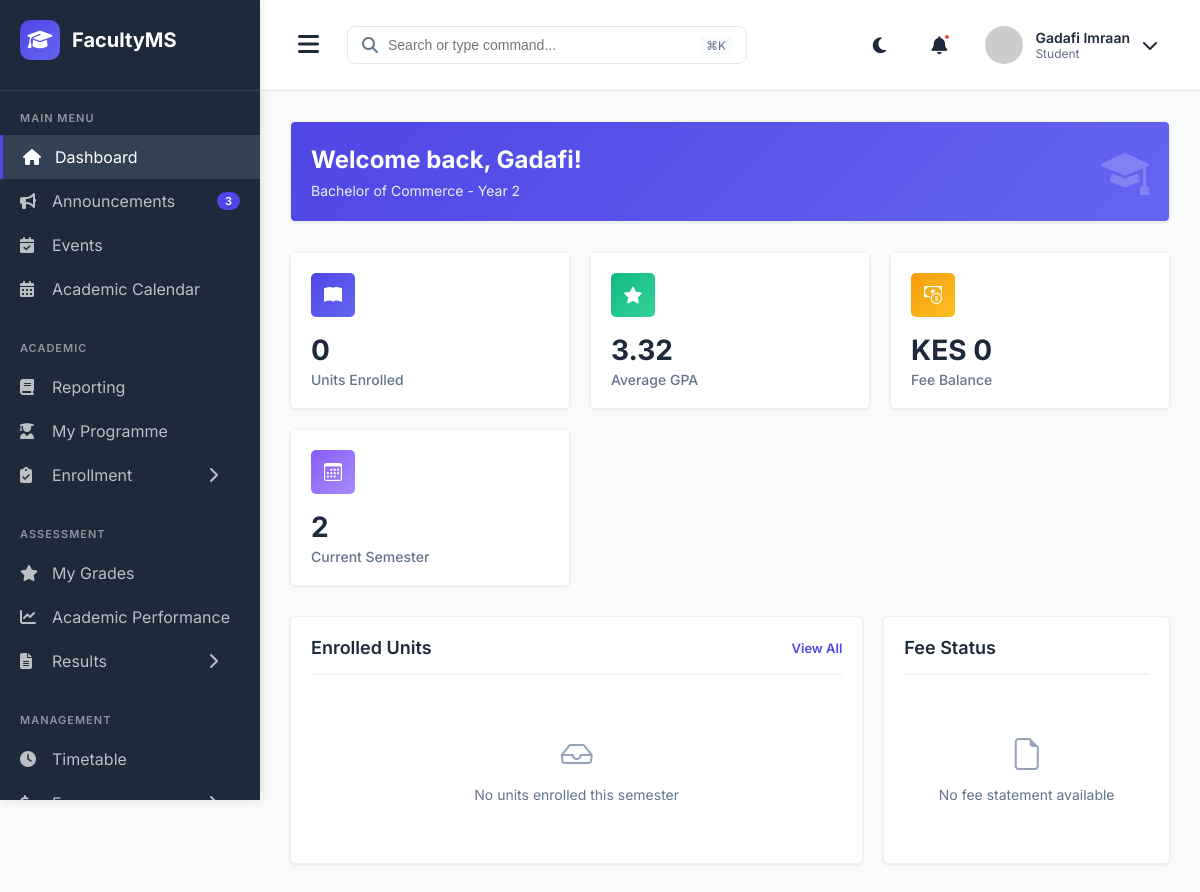
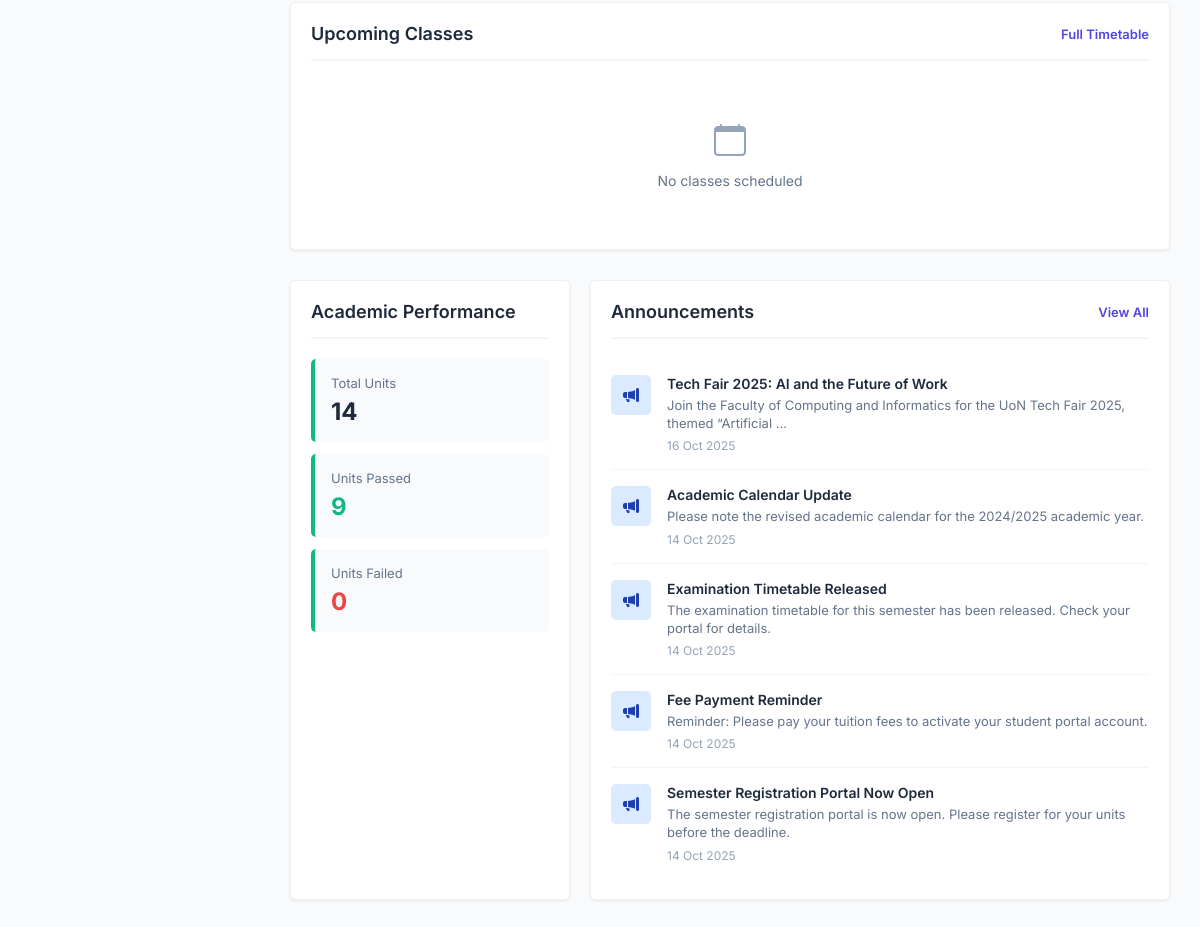
The page /dashboard/student/ (signed in) on the database as committed earlier (2 pictures, top to bottom).
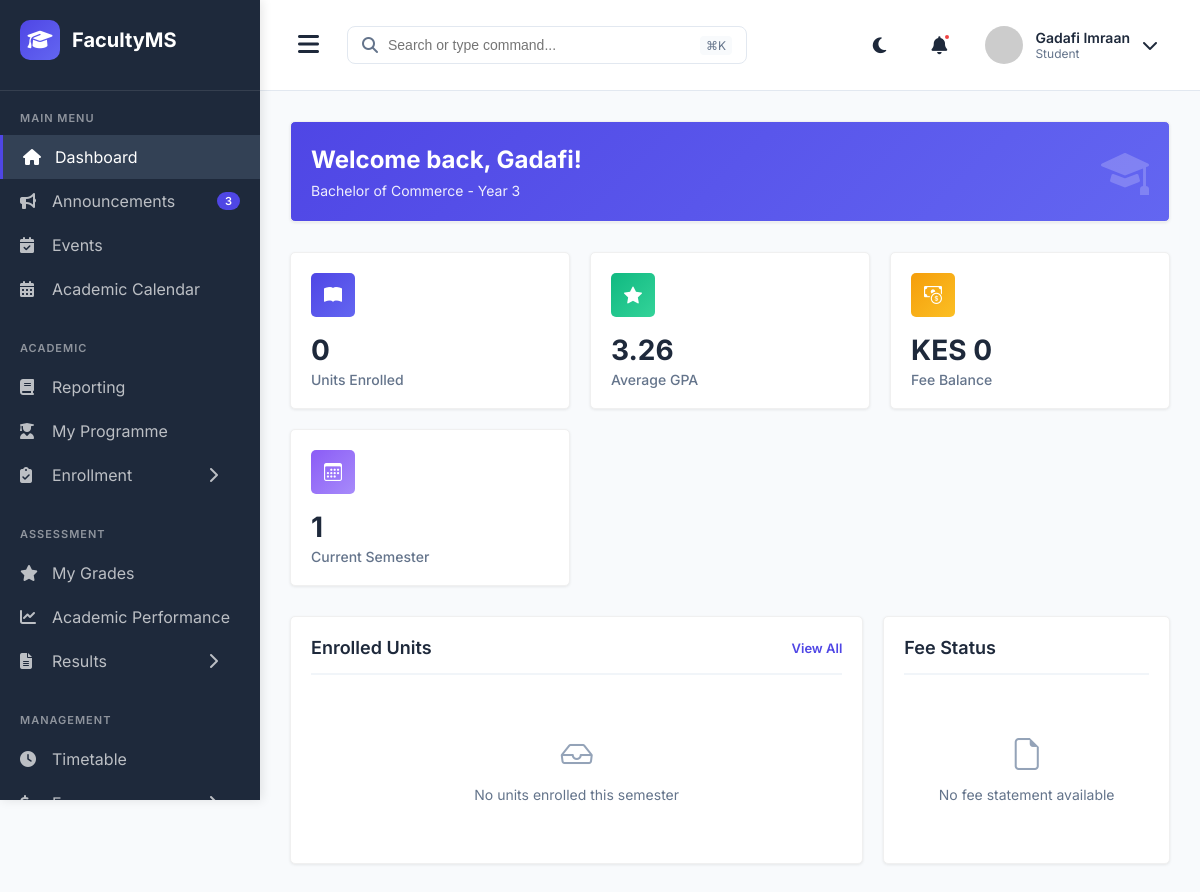
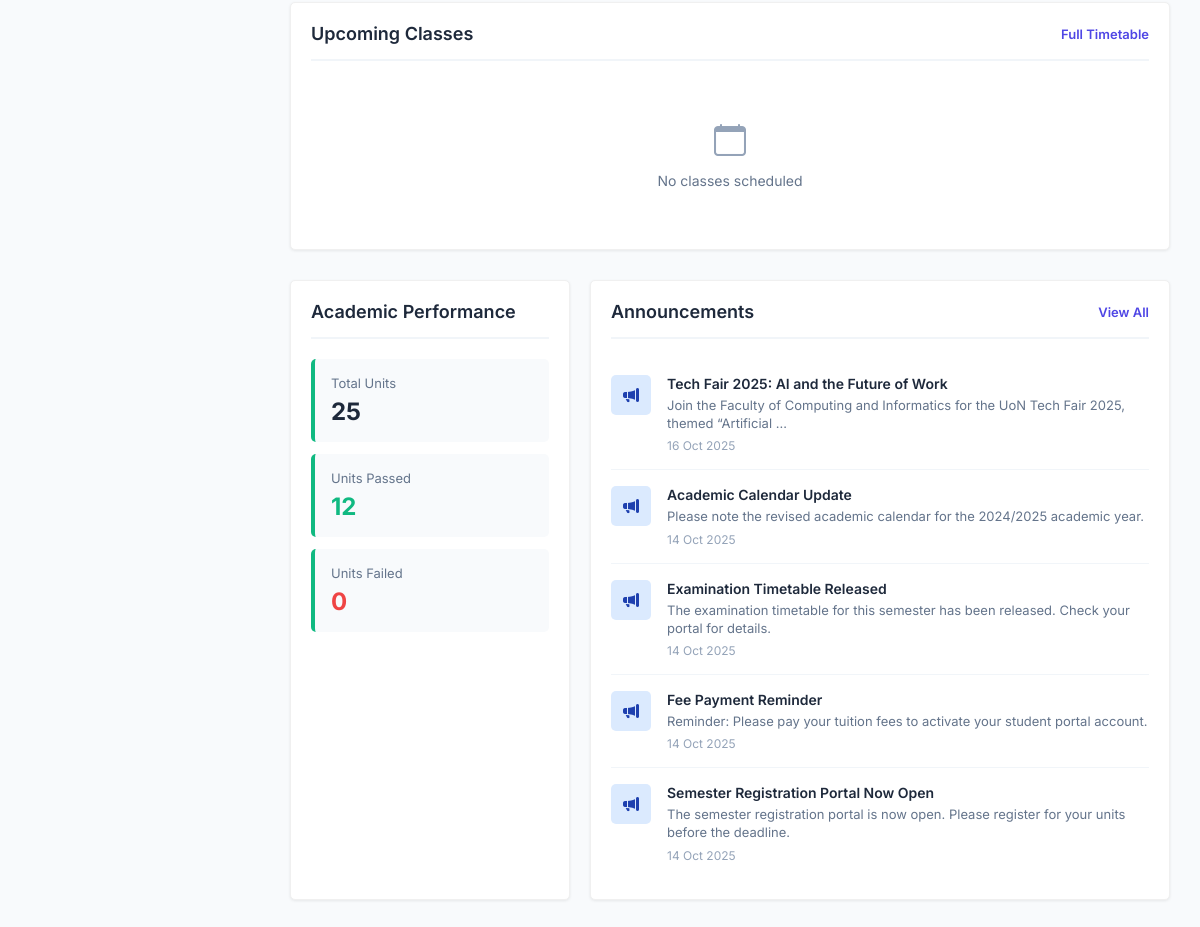
The same page on the database as committed later (2 pictures, top to bottom).
### main_application/models.py (models this page shows, shortened)
class Student(models.Model):
    YEAR_LEVELS = (
        (1, 'Year 1'),
        (2, 'Year 2'),
        (3, 'Year 3'),
        (4, 'Year 4'),
    )
    user = models.OneToOneField(User, on_delete=models.CASCADE, primary_key=True, related_name='student_profile')
    registration_number = models.CharField(max_length=50, unique=True)
    first_name = models.CharField(max_length=30)
    last_name = models.CharField(max_length=30)
    surname = models.CharField(max_length=30, blank=True)
    programme = models.ForeignKey(Programme, on_delete=models.PROTECT, related_name='students')
    current_year = models.IntegerField(choices=YEAR_LEVELS)
    intake = models.ForeignKey(Intake, on_delete=models.PROTECT, related_name='students')
    admission_date = models.DateField()
    is_active = models.BooleanField(default=True)
    can_upgrade = models.BooleanField(default=False)  # For progression to next level
    phone = models.CharField(max_length=15, blank=True, null=True)
    email = models.EmailField(blank=True, null=True)
    date_of_birth = models.DateField(blank=True, null=True)
    address = models.CharField(max_length=255, blank=True, null=True)
    parent_name = models.CharField(max_length=100, blank=True, null=True)
    parent_phone = models.CharField(max_length=15, blank=True, null=True)
    guardian_name = models.CharField(max_length=100, blank=True, null=True)
    guardian_phone = models.CharField(max_length=15, blank=True, null=True)
    class Meta:
        db_table = 'students'
        ordering = ['registration_number']

class Semester(models.Model):
    SEMESTER_CHOICES = (
        (1, 'Semester 1'),
        (2, 'Semester 2'),
        (3, 'Semester 3'),
    )
    academic_year = models.ForeignKey(AcademicYear, on_delete=models.CASCADE, related_name='semesters')
    semester_number = models.IntegerField(choices=SEMESTER_CHOICES)
    start_date = models.DateField()
    end_date = models.DateField()
    is_current = models.BooleanField(default=False)
    registration_deadline = models.DateField()
    class Meta:
        db_table = 'semesters'
        unique_together = ('academic_year', 'semester_number')
        ordering = ['-academic_year', 'semester_number']

class User(AbstractUser):
    USER_TYPES = (
        ('STUDENT', 'Student'),
        ('LECTURER', 'Lecturer'),
        ('COD', 'Chairman of Department'),
        ('DEAN', 'Dean'),
        ('ICT_ADMIN', 'ICT Administrator'),
    )
    user_type = models.CharField(max_length=20, choices=USER_TYPES)
    phone_number = models.CharField(max_length=15, blank=True, null=True)
    profile_picture = models.ImageField(upload_to='profiles/', blank=True, null=True)
    is_active_user = models.BooleanField(default=True)
    date_joined = models.DateTimeField(auto_now_add=True)
    class Meta:
        db_table = 'users'

class Programme(models.Model):
    PROGRAMME_LEVELS = (
        ('CERTIFICATE', 'Certificate'),
        ('DIPLOMA', 'Diploma'),
        ('BACHELORS', 'Bachelor\'s Degree'),
        ('MASTERS', 'Master\'s Degree'),
        ('PHD', 'Doctor of Philosophy'),
    )
    DURATION_YEARS = (
        (1, '1 Year'),
        (2, '2 Years'),
        (3, '3 Years'),
        (4, '4 Years'),
        (5, '5 Years'),
    )
    SEMESTERS_PER_YEAR = (
        (2, '2 Semesters'),
        (3, '3 Semesters'),
    )
    name = models.CharField(max_length=200)
    code = models.CharField(max_length=20, unique=True)
    level = models.CharField(max_length=20, choices=PROGRAMME_LEVELS)
    department = models.ForeignKey(Department, on_delete=models.CASCADE, related_name='programmes')
    duration_years = models.IntegerField(choices=DURATION_YEARS)
    semesters_per_year = models.IntegerField(choices=SEMESTERS_PER_YEAR, default=2)
    description = models.TextField(blank=True)
    is_active = models.BooleanField(default=True)
    created_at = models.DateTimeField(auto_now_add=True)
    class Meta:
        db_table = 'programmes'
        ordering = ['level', 'name']

### main_application/views.py (the view)
# urls.py: path('dashboard/student/', views.student_dashboard, name='student_dashboard'),
@login_required
def student_dashboard(request):
    if request.user.user_type != 'STUDENT':
        messages.error(request, 'Access denied. You do not have permission to view this page.')
        return redirect_to_dashboard(request.user)
    try:
        student = request.user.student_profile
        context = {
            'student': student,
            'current_semester': get_current_semester(),
            'enrolled_units': get_student_enrolled_units(student),
            'upcoming_classes': get_student_timetable(student),
            'recent_announcements': get_student_announcements(student),
            'fee_balance': get_student_fee_balance(student),
            'academic_performance': get_student_performance(student),
        }
        return render(request, 'dashboards/student_dashboard.html', context)
    except Exception as e:
        messages.error(request, f'Error loading dashboard: {str(e)}')
        return redirect('login')

### main_application/views.py (called while the page is built)
def get_current_semester():
    from .models import Semester
    try:
        return Semester.objects.filter(is_current=True).first()
    except:
        return None

def get_student_enrolled_units(student):
    from .models import UnitEnrollment
    current_semester = get_current_semester()
    if current_semester:
        return UnitEnrollment.objects.filter(
            student=student,
            semester=current_semester,
            status='ENROLLED'
        ).select_related('unit')
    return []

def get_student_timetable(student):
    from .models import TimetableSlot
    current_semester = get_current_semester()
    if current_semester:
        return TimetableSlot.objects.filter(
            programme=student.programme,
            year_level=student.current_year,
            unit_allocation__semester=current_semester,
            is_active=True
        ).select_related('unit_allocation__unit', 'venue').order_by('day_of_week', 'start_time')[:5]
    return []

### templates/dashboards/student_dashboard.html (shortened to what the changed rows need)
{% extends 'student_base.html' %}
{% block extra_css %}
<link rel="stylesheet" href="https://cdn.jsdelivr.net/npm/bootstrap-icons@1.10.0/font/bootstrap-icons.css">
{% endblock %}
{% block content %}
<div class="section-container" style="background: linear-gradient(135deg, #4F46E5 0%, #6366F1 100%); color: white; margin-bottom: 30px;">
    <div style="display: flex; justify-content: space-between; align-items: center;">
        <div>
            <h2 style="margin: 0 0 8px 0; font-size: 24px;">Welcome back, {{ student.user.first_name }}!</h2>
            <p style="margin: 0; opacity: 0.9; font-size: 14px;">{{ student.programme.name }} - Year {{ student.current_year }}</p>
        </div>
    </div>
</div>
<div class="stats-grid">
    <div class="stat-card">
        <div class="stat-header">
            <div class="stat-icon green">
            </div>
        </div>
        <div class="stat-value">{{ academic_performance.average_grade_point|floatformat:2 }}</div>
        <div class="stat-label">Average GPA</div>
    </div>
    <div class="stat-card">
        <div class="stat-header">
            <div class="stat-icon purple">
            </div>
        </div>
        <div class="stat-value">{{ current_semester.semester_number|default:"N/A" }}</div>
        <div class="stat-label">Current Semester</div>
    </div>
</div>
<div class="grid-3">
    <div class="section-container">
        <div class="performance-card">
            <div class="performance-label">Total Units</div>
            <div class="performance-value">{{ academic_performance.total_units }}</div>
        </div>
        <div class="performance-card">
            <div class="performance-label">Units Passed</div>
            <div class="performance-value" style="color: #10B981;">{{ academic_performance.units_passed }}</div>
        </div>
    </div>
</div>
{% endblock %}

Rows that differ between the two databases and show on the page:
no longer on this page (row edited): Semester: semester_number "2"
changed Student "Gadafi": current_year "2" → "3"
now on this page (row edited): Semester: semester_number "1"
Other text that changed with them:
{{ academic_performance.average_grade_point|floatformat:2 }}: "3.32" → "3.26"
{{ academic_performance.total_units }}: "14" → "25"
{{ academic_performance.units_passed }}: "9" → "12"
